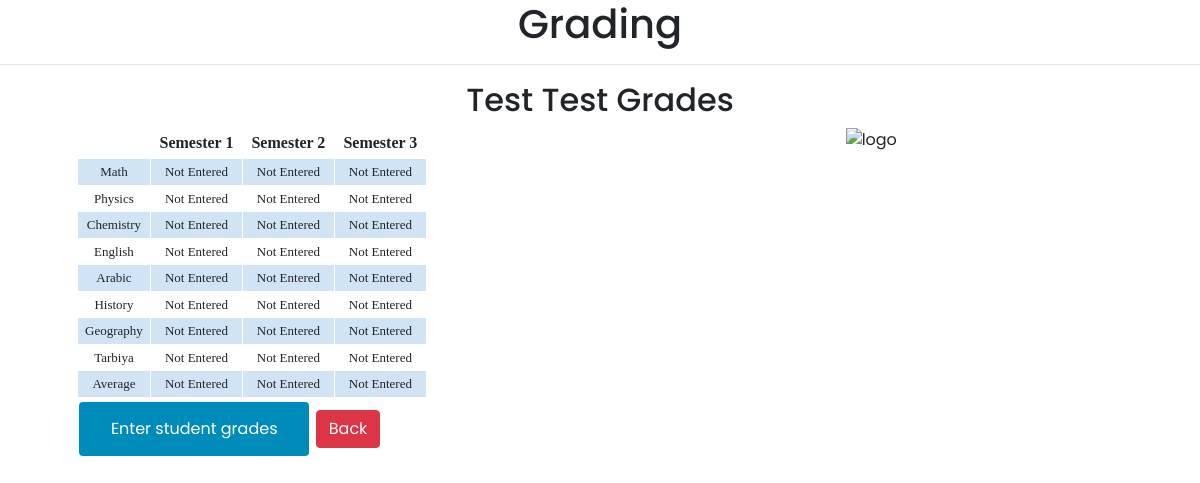
The app's page /grading/student/3, older data.
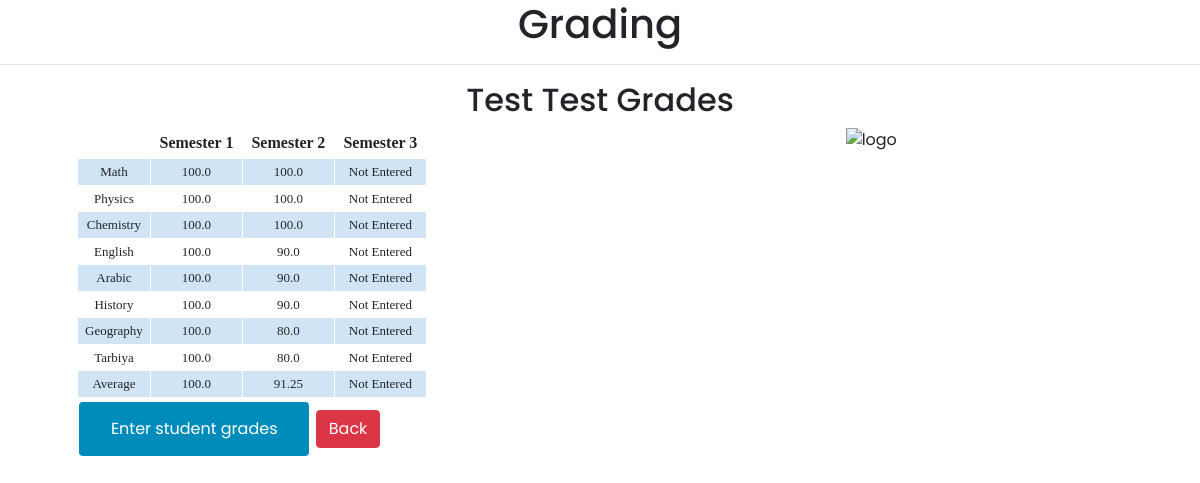
The same page, newer data.
### draftapp/models.py (models this page shows, shortened)
class Student(models.Model):
    First_Name = models.CharField(max_length=20)
    Last_Name = models.CharField(max_length=20)
    SEX = [
        ("M", "Male"),
        ("F", "Female")
    ]
    Sex = models.CharField(max_length=1, choices=SEX,  default= 'Male')
    GRADE = [
        (1, 1),
        (2, 2),
        (3, 3),
        (4, 4),
        (5, 5),
        (6, 6),
        (7, 7),
        (8, 8),
        (9, 9),
        (10, 10),
        (11, 11),
        (12, 12)
    ]
    Grade = models.IntegerField(choices=GRADE, default=1)
    Nationality=models.CharField(max_length=20, default='Lebanese')
    Born_in= models.IntegerField( default=1970)                              #used to be int
    Father = models.CharField(max_length=20, default='unknown')
    Mother = models.CharField(max_length=20, default='unknown')
    City = models.CharField(max_length=20, default='unknown')
    Address = models.CharField(max_length=20, default='address')
    Building = models.CharField(max_length=20, default='unknown')
    Floor = models.CharField(max_length=20, default='unknown')
    Fixed=models.IntegerField( default=0)                                   #used to be int
    Mobile=models.IntegerField( default=0)                                  #used to be int
    HEALTH = [
        ("H","Healthy"),
        ("NH","Sickboi")
    ]
    Medical_state = models.CharField(max_length=3,  choices=HEALTH ,  default= 'Healthy' )
    Bloodtype = [
        ('A', 'A+'),
        ('A', 'A-'),
        ('B', 'B+'),
        ('B', 'B-'),
        ('AB', 'AB+'),
        ('AB', 'AB-'),
        ('O', 'O+'),
        ('O', 'O-')
    ]
    Student_Bloodtype = models.CharField(max_length=3, choices=Bloodtype,  default= 'A+')
    MorF=[
        ("M","Mother"),
        ("F","Father")
    ]
    Guardian = models.CharField(max_length=1, choices=MorF, default= 'Mother')
    Guardian_Phone=models.IntegerField( default=0)                       #used to be int
    Guardian_Level_of_Education = models.CharField(max_length=20, default='unknown')
    Guardian_City = models.CharField(max_length=20, default='unknown')
    Guardian_Address = models.CharField(max_length=20, default='unknown')
    Guardian_Building = models.CharField(max_length=20, default='unknown')
    Guardian_Bloodtype= models.CharField(max_length=3, choices=Bloodtype,  default= 'A+')

### grading/models.py (models this page shows)
class Grade(models.Model):
    Student = models.ForeignKey(Student, on_delete=models.CASCADE)
    SEMESTER = [
        (1, 1),
        (2, 2),
        (3, 3),
    ]
    Semester = models.IntegerField(default=1, choices=SEMESTER)
    Math_Grade = models.FloatField(default=0.0)
    Physics_Grade = models.FloatField(default=0.0)
    Chemistry_Grade = models.FloatField(default=0.0)
    English_Grade = models.FloatField(default=0.0)
    Arabic_Grade = models.FloatField(default=0.0)
    History_Grade = models.FloatField(default=0.0)
    Geography_Grade = models.FloatField(default=0.0)
    Tarbiya_Grade = models.FloatField(default=0.0)
    Average = models.FloatField(default=0.0)
    class Meta:
        unique_together = (("Student", "Semester"),)

### grading/views.py (the view)
# urls.py: url(r'^student/(?P<student_id>[0-9]+)$', student_grade, name='student_grade'),
def student_grade(request, student_id):
    student = Student.objects.get(id=student_id)
    try:
        semester_1_grades = Grade.objects.get(Student=student, Semester=1)
    except Grade.DoesNotExist:
        semester_1_grades = False
    try:
        semester_2_grades = Grade.objects.get(Student=student, Semester=2)
    except Grade.DoesNotExist:
        semester_2_grades = False
    try:
        semester_3_grades = Grade.objects.get(Student=student, Semester=3)
    except Grade.DoesNotExist:
        semester_3_grades = False
    context = {
        'student': student,
        'semester_1_grades': semester_1_grades,
        'semester_2_grades': semester_2_grades,
        'semester_3_grades': semester_3_grades
    }
    return render(request, 'grading/studentgrade.html', context)

### templates/grading/studentgrade.html (shortened to what this page needs)
<!DOCTYPE html>
{% load static %}
<html lang="en">
<head>
    <link rel="stylesheet" href="https://stackpath.bootstrapcdn.com/bootstrap/4.5.2/css/bootstrap.min.css">
    <link href="{% static 'grading/css/studentgrade.css' %}" rel="stylesheet" type="text/css">
    <link href="{% static 'table-styling.css' %}" rel="stylesheet" type="text/css">
</head>
<body >
    <h1> Grading </h1>
    <hr/>
    <h2>{{ student.First_Name }} {{ student.Last_Name }} Grades</h2>
    <div class="row justify-content-around">
        <div class="col-6">
            <table>
                <tr>
                    <th></th>
                    <th>Semester 1</th>
                    <th>Semester 2</th>
                    <th>Semester 3</th>
                </tr>
                <tr>
                    <td>Math</td>
                    {% if semester_1_grades %}
                        <td>{{ semester_1_grades.Math_Grade }}</td>
                    {% else %}
                        <td>Not Entered</td>
                    {% endif %}
                    {% if semester_2_grades %}
                        <td>{{ semester_2_grades.Math_Grade }}</td>
                    {% else %}
                        <td>Not Entered</td>
                    {% endif %}
                    {% if semester_3_grades %}
                        <td>{{ semester_3_grades.Math_Grade }}</td>
                    {% else %}
                        <td>Not Entered</td>
                    {% endif %}
                </tr>
                <tr>
                    <td>Physics</td>
                    {% if semester_1_grades %}
                        <td>{{ semester_1_grades.Physics_Grade }}</td>
                    {% else %}
                        <td>Not Entered</td>
                    {% endif %}
                    {% if semester_2_grades %}
                        <td>{{ semester_2_grades.Physics_Grade }}</td>
                    {% else %}
                        <td>Not Entered</td>
                    {% endif %}
                    {% if semester_3_grades %}
                        <td>{{ semester_3_grades.Physics_Grade }}</td>
                    {% else %}
                        <td>Not Entered</td>
                    {% endif %}
                </tr>
                <tr>
                    <td>Chemistry</td>
                    {% if semester_1_grades %}
                        <td>{{ semester_1_grades.Chemistry_Grade }}</td>
                    {% else %}
                        <td>Not Entered</td>
                    {% endif %}
                    {% if semester_2_grades %}
                        <td>{{ semester_2_grades.Chemistry_Grade }}</td>
                    {% else %}
                        <td>Not Entered</td>
                    {% endif %}
                    {% if semester_3_grades %}
                        <td>{{ semester_3_grades.Chemistry_Grade }}</td>
                    {% else %}
                        <td>Not Entered</td>
                    {% endif %}
                </tr>
                <tr>
                    <td>English</td>
                    {% if semester_1_grades %}
                        <td>{{ semester_1_grades.English_Grade }}</td>
                    {% else %}
                        <td>Not Entered</td>
                    {% endif %}
                    {% if semester_2_grades %}
                        <td>{{ semester_2_grades.English_Grade }}</td>
                    {% else %}
                        <td>Not Entered</td>
                    {% endif %}
                    {% if semester_3_grades %}
                        <td>{{ semester_3_grades.English_Grade }}</td>
                    {% else %}
                        <td>Not Entered</td>
                    {% endif %}
                </tr>
                <tr>
                    <td>Arabic</td>
                    {% if semester_1_grades %}
                        <td>{{ semester_1_grades.Arabic_Grade }}</td>
                    {% else %}
                        <td>Not Entered</td>
                    {% endif %}
                    {% if semester_2_grades %}
                        <td>{{ semester_2_grades.Arabic_Grade }}</td>
                    {% else %}
                        <td>Not Entered</td>
                    {% endif %}
                    {% if semester_3_grades %}
                        <td>{{ semester_3_grades.Arabic_Grade }}</td>
                    {% else %}
                        <td>Not Entered</td>
                    {% endif %}
                </tr>
                <tr>
                    <td>History</td>
                    {% if semester_1_grades %}
                        <td>{{ semester_1_grades.History_Grade }}</td>
                    {% else %}
                        <td>Not Entered</td>
                    {% endif %}
                    {% if semester_2_grades %}
                        <td>{{ semester_2_grades.History_Grade }}</td>
                    {% else %}
                        <td>Not Entered</td>
                    {% endif %}
                    {% if semester_3_grades %}
                        <td>{{ semester_3_grades.History_Grade }}</td>
                    {% else %}
                        <td>Not Entered</td>
                    {% endif %}
                </tr>
                <tr>
                    <td>Geography</td>
                    {% if semester_1_grades %}
                        <td>{{ semester_1_grades.Geography_Grade }}</td>
                    {% else %}
                        <td>Not Entered</td>
                    {% endif %}
                    {% if semester_2_grades %}
                        <td>{{ semester_2_grades.Geography_Grade }}</td>
                    {% else %}
                        <td>Not Entered</td>
                    {% endif %}
                    {% if semester_3_grades %}
                        <td>{{ semester_3_grades.Geography_Grade }}</td>
                    {% else %}
                        <td>Not Entered</td>
                    {% endif %}
                </tr>
                <tr>
                    <td>Tarbiya</td>
                    {% if semester_1_grades %}
                        <td>{{ semester_1_grades.Tarbiya_Grade }}</td>
                    {% else %}
                        <td>Not Entered</td>
                    {% endif %}
                    {% if semester_2_grades %}
                        <td>{{ semester_2_grades.Tarbiya_Grade }}</td>
                    {% else %}
                        <td>Not Entered</td>
                    {% endif %}
                    {% if semester_3_grades %}
                        <td>{{ semester_3_grades.Tarbiya_Grade }}</td>
                    {% else %}
                        <td>Not Entered</td>
                    {% endif %}
                </tr>
                <tr>
                    <td>Average</td>
                    {% if semester_1_grades %}
                        <td>{{ semester_1_grades.Average }}</td>
                    {% else %}
                        <td>Not Entered</td>
                    {% endif %}
                    {% if semester_2_grades %}
                        <td>{{ semester_2_grades.Average }}</td>
                    {% else %}
                        <td>Not Entered</td>
                    {% endif %}
                    {% if semester_3_grades %}
                        <td>{{ semester_3_grades.Average }}</td>
                    {% else %}
                        <td>Not Entered</td>
                    {% endif %}
                </tr>
            </table>
            <a href="/grading/addg/{{ student.id }}" class="button btn">Enter student grades</a>
            <a href="/grading/grades/{{ student.Grade }}" class="btn btn-danger">Back</a>
        </div>
        <div class="col-3"> <img src="https://www.fede.education/wp-content/uploads/2018/02/LOGO_UNIVERSAL-SCHOOL.jpg" class="img-fluid" alt="logo" ></div>
    </div>
</body>
</html>

### static/grading/css/studentgrade.css (style rules this page uses)
body { font-family: "Poppins", sans-serif; height: 100%; }
h1, h2 { text-align: center; }
.button { background-color: #008CBA; border: none; color: white; padding: 15px 32px; text-align: center; text-decoration: none; display: inline-block; font-size: 16px; margin: 4px 2px; cursor: pointer; }

### static/table-styling.css (style rules this page uses)
table { font-family: "Times New Roman", Times, serif; border: 1px solid #FFFFFF; width: 350px; height: 200px; text-align: center; border-collapse: collapse; }
table td, table th { border: 1px solid #FFFFFF; padding: 3px 2px; }
table tbody td { font-size: 13px; }
table tr:nth-child(even) { background: #D0E4F5; }

Row changes from the older to the newer data that the page shows:
added Grade: Math_Grade "100.0", Physics_Grade "100.0", Chemistry_Grade "100.0", English_Grade "100.0", Arabic_Grade "100.0", History_Grade "100.0", Geography_Grade "100.0", Tarbiya_Grade "100.0", Average "100.0"
added Grade: Math_Grade "100.0", Physics_Grade "100.0", Chemistry_Grade "100.0", English_Grade "90.0", Arabic_Grade "90.0", History_Grade "90.0", Geography_Grade "80.0", Tarbiya_Grade "80.0", Average "91.25"
Text that changed along with them:
text no longer shown: "Not Entered Not Entered Not Entered Not Entered Not Entered Not Entered Not Entered Not Entered Not Entered Not Entered Not Entered Not Entered Not Entered Not Entered Not Entered Not Entered Not Entered Not Entered"
